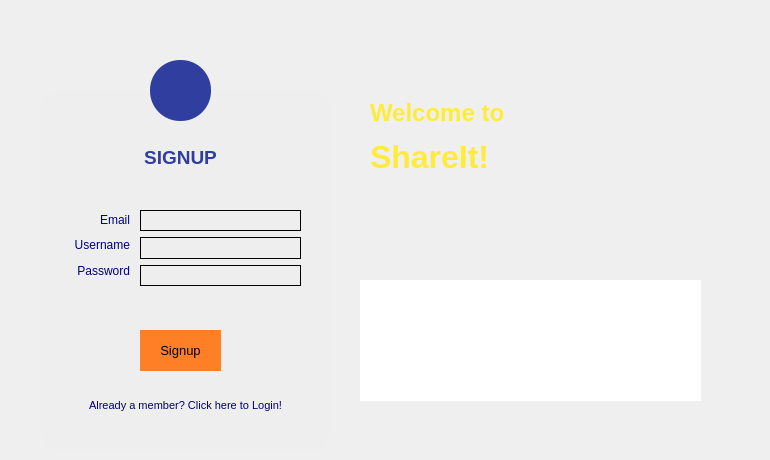
  <widget class="QWidget" name="signupPage">
   <widget class="QFrame" name="frame">
    <property name="geometry">
     <rect>
      <x>40</x>
      <y>90</y>
      <width>291</width>
      <height>361</height>
     </rect>
    </property>
    <property name="maximumSize">
     <size>
      <width>1300</width>
      <height>1000</height>
     </size>
    </property>
    <property name="styleSheet">
     <string notr="true">background-color: rgb(238, 238, 238);
border-radius: 20px solid;
</string>
    </property>
    <property name="frameShape">
     <enum>QFrame::StyledPanel</enum>
    </property>
    <property name="frameShadow">
     <enum>QFrame::Raised</enum>
    </property>
    <widget class="QPushButton" name="signupButton">
     <property name="geometry">
      <rect>
       <x>100</x>
       <y>240</y>
       <width>81</width>
       <height>41</height>
      </rect>
     </property>
     <property name="maximumSize">
      <size>
       <width>180</width>
       <height>100</height>
      </size>
     </property>
     <property name="font">
      <font>
       <pointsize>10</pointsize>
       <kerning>true</kerning>
      </font>
     </property>
     <property name="cursor">
      <cursorShape>PointingHandCursor</cursorShape>
     </property>
     <property name="styleSheet">
      <string notr="true">background-color: rgb(255, 127, 39);
color: black;
padding: 10px;</string>
     </property>
     <property name="text">
      <string>Signup</string>
     </property>
     <property name="default">
      <bool>true</bool>
     </property>
    </widget>
    <widget class="QPushButton" name="goLogin">
     <property name="geometry">
      <rect>
       <x>20</x>
       <y>300</y>
       <width>251</width>
       <height>31</height>
      </rect>
     </property>
     <property name="maximumSize">
      <size>
       <width>300</width>
       <height>100</height>
      </size>
     </property>
     <property name="font">
      <font>
       <pointsize>8</pointsize>
      </font>
     </property>
     <property name="cursor">
      <cursorShape>PointingHandCursor</cursorShape>
     </property>
     <property name="styleSheet">
      <string notr="true">background-color: rgb(238, 238, 238);
color: rgb(0, 0, 127);
padding: 3px;
border-radius:15px;</string>
     </property>
     <property name="text">
      <string>Already a member? Click here to Login!</string>
     </property>
    </widget>
    <widget class="QLabel" name="signupLabel_10">
     <property name="geometry">
      <rect>
       <x>90</x>
       <y>50</y>
       <width>101</width>
       <height>36</height>
      </rect>
     </property>
     <property name="styleSheet">
      <string notr="true"/>
     </property>
     <property name="text">
      <string>&lt;html&gt;&lt;head/&gt;&lt;body&gt;&lt;p align=&quot;center&quot;&gt;&lt;span style=&quot; font-size:14pt; font-weight:600; color:#303f9f;&quot;&gt;SIGNUP&lt;/span&gt;&lt;/p&gt;&lt;/body&gt;&lt;/html&gt;</string>
     </property>
    </widget>
    <widget class="QWidget" name="layoutWidget">
     <property name="geometry">
      <rect>
       <x>100</x>
       <y>120</y>
       <width>161</width>
       <height>76</height>
      </rect>
     </property>
     <layout class="QVBoxLayout" name="verticalLayout_2">
      <item>
       <widget class="QLineEdit" name="signupEmailLineEdit">
        <property name="maximumSize">
         <size>
          <width>500</width>
          <height>100</height>
         </size>
        </property>
        <property name="styleSheet">
         <string notr="true">border:1px solid;
</string>
        </property>
       </widget>
      </item>
      <item>
       <widget class="QLineEdit" name="signupUsernameLineEdit">
        <property name="maximumSize">
         <size>
          <width>500</width>
          <height>100</height>
         </size>
        </property>
        <property name="styleSheet">
         <string notr="true">border:1px solid;
</string>
        </property>
       </widget>
      </item>
      <item>
       <widget class="QLineEdit" name="signupPasswordLineEdit">
        <property name="maximumSize">
         <size>
          <width>500</width>
          <height>100</height>
         </size>
        </property>
        <property name="styleSheet">
         <string notr="true">border:1px solid;
</string>
        </property>
        <property name="echoMode">
         <enum>QLineEdit::Password</enum>
        </property>
       </widget>
      </item>
     </layout>
    </widget>
    <widget class="QWidget" name="layoutWidget">
     <property name="geometry">
      <rect>
       <x>30</x>
       <y>120</y>
       <width>60</width>
       <height>71</height>
      </rect>
     </property>
     <layout class="QVBoxLayout" name="verticalLayout_4">
      <item>
       <widget class="QLabel" name="signupEmailLabel">
        <property name="text">
         <string>&lt;html&gt;&lt;head/&gt;&lt;body&gt;&lt;p align=&quot;right&quot;&gt;&lt;span style=&quot; color:#00007f;&quot;&gt;Email&lt;/span&gt;&lt;/p&gt;&lt;/body&gt;&lt;/html&gt;</string>
        </property>
       </widget>
      </item>
      <item>
       <widget class="QLabel" name="signupUsernameLabel">
        <property name="text">
         <string>&lt;html&gt;&lt;head/&gt;&lt;body&gt;&lt;p align=&quot;right&quot;&gt;&lt;span style=&quot; color:#00007f;&quot;&gt;Username&lt;/span&gt;&lt;/p&gt;&lt;/body&gt;&lt;/html&gt;</string>
        </property>
       </widget>
      </item>
      <item>
       <widget class="QLabel" name="signupPasswordLabel">
        <property name="text">
         <string>&lt;html&gt;&lt;head/&gt;&lt;body&gt;&lt;p align=&quot;right&quot;&gt;&lt;span style=&quot; color:#00007f;&quot;&gt;Password&lt;/span&gt;&lt;/p&gt;&lt;/body&gt;&lt;/html&gt;</string>
        </property>
       </widget>
      </item>
     </layout>
    </widget>
   </widget>
   <widget class="QTextBrowser" name="textBrowser">
    <property name="geometry">
     <rect>
      <x>360</x>
      <y>280</y>
      <width>341</width>
      <height>121</height>
     </rect>
    </property>
    <property name="styleSheet">
     <string notr="true">border:none;</string>
    </property>
    <property name="html">
     <string>&lt;!DOCTYPE HTML PUBLIC &quot;-//W3C//DTD HTML 4.0//EN&quot; &quot;http://www.w3.org/TR/REC-html40/strict.dtd&quot;&gt;
&lt;html&gt;&lt;head&gt;&lt;meta name=&quot;qrichtext&quot; content=&quot;1&quot; /&gt;&lt;style type=&quot;text/css&quot;&gt;
p, li { white-space: pre-wrap; }
&lt;/style&gt;&lt;/head&gt;&lt;body style=&quot; font-family:'MS Shell Dlg 2'; font-size:7.8pt; font-weight:400; font-style:normal;&quot;&gt;
&lt;p align=&quot;justify&quot; style=&quot; margin-top:0px; margin-bottom:0px; margin-left:0px; margin-right:0px; -qt-block-indent:0; text-indent:0px;&quot;&gt;&lt;span style=&quot; font-family:'MS Shell Dlg 2'; font-size:14pt; color:#ffffff;&quot;&gt;ShareIt! is a cooperative text editor which allows to one or more users to work and modify files without any conflict.&lt;/span&gt;&lt;/p&gt;&lt;/body&gt;&lt;/html&gt;</string>
    </property>
   </widget>
   <widget class="QToolButton" name="toolButton">
    <property name="enabled">
     <bool>false</bool>
    </property>
    <property name="geometry">
     <rect>
      <x>150</x>
      <y>60</y>
      <width>61</width>
      <height>61</height>
     </rect>
    </property>
    <property name="styleSheet">
     <string notr="true">border-radius: 30px;
background-color: rgb(48, 63, 159);
</string>
    </property>
    <property name="text">
     <string/>
    </property>
    <property name="icon">
     <iconset resource="textedit.qrc">
      <normaloff>:/images/register.png</normaloff>
      <disabledoff>:/images/register.png</disabledoff>
      <disabledon>:/images/register.png</disabledon>:/images/register.png</iconset>
    </property>
    <property name="iconSize">
     <size>
      <width>50</width>
      <height>50</height>
     </size>
    </property>
   </widget>
   <widget class="QLabel" name="label_5">
    <property name="geometry">
     <rect>
      <x>370</x>
      <y>90</y>
      <width>189</width>
      <height>96</height>
     </rect>
    </property>
    <property name="text">
     <string>&lt;html&gt;&lt;head/&gt;&lt;body&gt;&lt;p&gt;&lt;span style=&quot; font-family:'MS Shell Dlg 2'; font-size:18pt; font-weight:600; color:#ffeb3b;&quot;&gt;Welcome to &lt;/span&gt;&lt;/p&gt;&lt;p&gt;&lt;span style=&quot; font-family:'MS Shell Dlg 2'; font-size:24pt; font-weight:600; color:#ffeb3b;&quot;&gt;ShareIt!&lt;/span&gt;&lt;/p&gt;&lt;/body&gt;&lt;/html&gt;</string>
    </property>
   </widget>
   <widget class="QLabel" name="labelIcon_2">
    <property name="geometry">
     <rect>
      <x>550</x>
      <y>40</y>
      <width>211</width>
      <height>201</height>
     </rect>
    </property>
    <property name="maximumSize">
     <size>
      <width>250</width>
      <height>250</height>
     </size>
    </property>
    <property name="text">
     <string/>
    </property>
    <property name="pixmap">
     <pixmap resource="textedit.qrc">:/images/labelIcon.png</pixmap>
    </property>
    <property name="scaledContents">
     <bool>true</bool>
    </property>
   </widget>
  </widget>
